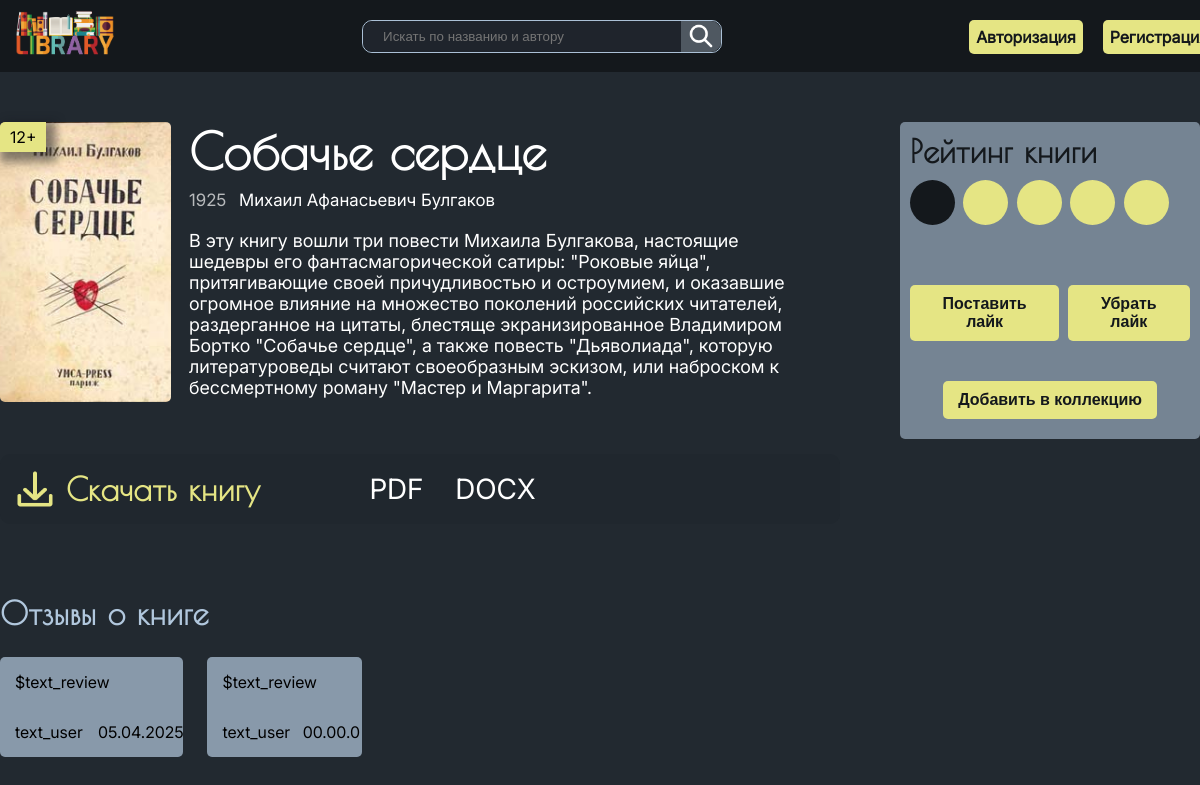
Screenshot of /book.php?bookID=1 with the database file from the repository.
### tables this page shows
CREATE TABLE `book` (
  `id_book` int NOT NULL,
  `book_name` varchar(64) NOT NULL,
  `book_img` varchar(255) NOT NULL,
  `book_year` int NOT NULL,
  `annotation` text NOT NULL,
  `num_pages` int NOT NULL,
  `age_restrictions` varchar(32) NOT NULL,
  `id_lang` int NOT NULL,
  `id_publ_office` int NOT NULL
);

CREATE TABLE `author` (
  `id_author` int NOT NULL,
  `author_name` varchar(32) NOT NULL,
  `author_last_name` varchar(32) NOT NULL,
  `author_patronymic` varchar(32) DEFAULT NULL
);

CREATE TABLE `book_format` (
  `id_format` int NOT NULL,
  `id_book` int NOT NULL,
  `book_file` varchar(255) NOT NULL
);

CREATE TABLE `format` (
  `id_format` int NOT NULL,
  `format_type` varchar(32) NOT NULL
);

CREATE TABLE `review` (
  `id_review` int NOT NULL,
  `text_review` text NOT NULL,
  `date_review` date NOT NULL,
  `id_book` int NOT NULL,
  `id_user` int NOT NULL,
  `status` varchar(8) NOT NULL DEFAULT 'new'
);

CREATE TABLE `user` (
  `id_user` int NOT NULL,
  `role` varchar(32) NOT NULL DEFAULT '0',
  `login` varchar(64) NOT NULL,
  `description` text NOT NULL,
  `email` varchar(64) NOT NULL,
  `password` varchar(64) NOT NULL,
  `avatar` varchar(64) DEFAULT NULL,
  `favourite_genre` varchar(64) DEFAULT NULL
);

### book.php (the view, shortened to what this page needs)
<?php
    include "php_scripts/php_link.php";
    $id_book = $_GET['bookID'];
    $sql_book = "SELECT * FROM book INNER JOIN genre_book ON book.id_book = genre_book.id_book
                INNER JOIN genre ON genre.id_genre = genre_book.id_genre
                INNER JOIN author_book ON author_book.id_book = book.id_book
                INNER JOIN author ON author.id_author = author_book.id_author WHERE book.id_book = $id_book";
    $q_book = mysqli_fetch_assoc(mysqli_query($link, $sql_book));
    $sql_review = "SELECT * , IF(LENGTH(DAY(`date_review`)) < 2, CONCAT('0', DAY(`date_review`) ), DAY(`date_review`) ) AS day ,
                    IF(LENGTH(MONTH(`date_review`)) < 2, CONCAT('0', MONTH(`date_review`)), MONTH(`date_review`)) AS month,
                    YEAR(`date_review`) AS year
                    FROM `review`
                    INNER JOIN `user` ON review.id_user = user.id_user
                    WHERE `id_book` = '$id_book' AND `status` = 'accepted';";
    $q_review = mysqli_query($link, $sql_review);
    $q_review_res = mysqli_fetch_all($q_review, MYSQLI_ASSOC);
    $sql_download = "SELECT * FROM book_format INNER JOIN format ON format.id_format = book_format.id_format WHERE id_book = '$id_book'";
    $q_download = mysqli_fetch_all( mysqli_query($link, $sql_download), MYSQLI_ASSOC);
?>
<!DOCTYPE html>
<html lang="ru">
<head>
    <link rel="stylesheet" href="css/style.css">
    <link rel="stylesheet" href="css/modal.css">
</head>
<body>
        <?php
            include("templates/_header.php")
        ?>
      <main class="main">
        <div class="cont">
            <div class="top_section">
                <div class="head-book">
                    <div class="book-cover preview-book" style="background-image: url('<?=$q_book['book_img']?>'); background-position: center; background-size: cover;">
                        <div class="age_restriction"><?=$q_book['age_restrictions']?></div>
                    </div>
                    <div class="book-info">
                        <h1 class="book_name"><?=$q_book['book_name']?></h1>
                        <div class="author_year">
                            <p class="year-public"><?=$q_book['book_year']?></p>
                            <p class="book_author"><?=$q_book['author_name']?> <?=$q_book['author_patronymic']?> <?=$q_book['author_last_name']?></p>
                        </div>
                        <div class="book-desc-block">
                            <div class="annotation">
                                <p><?=$q_book['annotation']?></p>
                            </div>
                        </div>
                    </div>
                </div>
                <div class="like-rating-block">
                    <div class="rating-block">
                        <h3 class="rating-block__title">Рейтинг книги</h3>
                        <div class="rating-stars">
                            <span class="rating-stars__span rating-stars__span_active"></span>
                            <span class="rating-stars__span"></span>
                            <span class="rating-stars__span"></span>
                            <span class="rating-stars__span"></span>
                            <span class="rating-stars__span"></span>
                        </div>
                    </div>
                    <div class="like-block">
                        <button type="button" class="btn like-block__btn_add">Поставить лайк</button>
                        <button type="button" class="btn like-block__btn_remove">Убрать лайк</button>
                    </div>
                    <div class="collection">
                        <button type="button" class="btn like-block__btn_add">Добавить в коллекцию</button>
                    </div>
                </div>
            </div>
            <div class="download-cont">
                <div class="download-wrap">
                    <div class="head-download">
                        <img src="media/img/download.png" alt="download" class="download__img">
                        <h2>Скачать книгу</h2>
                    </div>
                    <div class="download">
                        <?php
                            foreach ($q_download as $download){
                                $path =  'media/uploads/book_file/' . $download['book_file'];
                                echo '<a class="download__link"  href="'.$path.'" download>'.$download["format_type"].'</a>';
                            }
                        ?>
                    </div>
                </div>
            </div>
            <div class="reviews">
                <h2>Отзывы о книге</h2>
                <div class="review-wrap">
                    <?php
                        if (mysqli_num_rows($q_review) > 0){
                            foreach ($q_review_res as $review){
                                include "templates/_review_card.php";
                            }
                        } else {
                            echo '<p class="no_reviews">Отзывов не найдено<p>';
                        }
                    ?>
                </div>
            </div>
        </div>
      </main>
</body>
</html>

### templates/_review_card.php
<?php
    $review_date = $review['day'] . '.' . $review['month'] . '.' . $review['year'];
?>
<div class="review-card">
    <p><?=$review['text_review']?></p>
    <div class="bottom-review">
        <div class="author">
            <p><?=$review['login']?></p>
        </div>
        <div class="date-review">
            <p><?=$review_date?></p>
        </div>
    </div>
</div>

### css/style.css (style rules this page uses)
:root { --head_color: #b1c7dd; --font_head_size: 32px; --font_head_family: "PoiretOne", serif; }
* { margin: 0; padding: 0; box-sizing: border-box; }
a { text-decoration: none; color: #ffff; }
button, input { outline: none; }
body { background-color: #222930; font-family: "Inter", serif; }
.cont { width: 1200px; margin: 0 auto; display: flex; align-items: center; justify-content: space-between; }
.main { padding-top: 50px; padding-bottom: 110px; }
.main .cont { flex-direction: column; }
h2, h3 { width: 100%; text-align: start; color: var(--head_color); font-size: var(--font_head_size); margin-bottom: 25px; font-family: var(--font_head_family), serif; }
.head-book { display: flex; align-items: start; gap: 2%; width: 75%; }
.book-cover { position: relative; width: 19%; height: 280px; background-color: #abc0d6; border-radius: 5px; cursor: pointer; }
.age_restriction { position: absolute; top: 0; left: 0; border-top-left-radius: 5px; background-color: rgb(229, 229, 132); padding: 5px 10px; box-shadow: 5px 5px 10px 5px #14181c81; }
.book_name { width: 100%; font-size: 50px; color: white; font-family: "PoiretOne", serif; margin-bottom: 5px; }
.author_year { display: flex; gap: 2%; margin-top: 10px; font-size: 17px; align-items: center; color: #ffffff; }
.year-public { color: rgba(255, 255, 255, 0.677); }
.book-info { width: 70%; }
.annotation p { margin-top: 20px; color: white; font-size: 18px; }
.like-rating-block { display: flex; flex-direction: column; align-items: flex-start; background-color: #8899aad0; border-radius: 5px; width: 25%; padding: 10px; }
.like-block { display: flex; align-items: center; justify-content: center; gap: 3%; width: 100%; }
.rating-stars { display: flex; align-items: center; justify-content: start; gap: 3%; width: 100%; }
.rating-block__title { margin-bottom: 10px; color: #14181c; }
.rating-block { width: 100%; display: flex; flex-direction: column; align-items: flex-start; margin-bottom: 50px; }
.rating-stars__span { width: 45px; height: 45px; display: inline-block; border-radius: 50%; background-color: rgb(229, 229, 132); }
.rating-stars__span_active { background-color: #14181c; }
.collection { width: 100%; display: flex; align-items: center; justify-content: center; margin-top: 20px; }
.download-cont { display: flex; width: 100%; justify-content: start; margin-top: 15px ; }
.download-wrap { padding: 15px; display: flex; align-items: center; text-align: start; width: 70%; gap: 10%; border-radius: 10px; background-color: rgba(30, 36, 43, 0.42); }
.download-wrap h2 { margin-bottom: 0; text-align: start; color: rgb(229, 229, 132); }
.download { display: flex; justify-content: start; width: 100%; gap: 7%; }
.download__img { width: 40px; }
.head-download { width: 60%; display: flex; align-items: center; gap: 4%; }
.download__link { position: relative; font-size: 28px; cursor: pointer; transition: 0.5s; }
.download__link::after { content: ''; position: absolute; display: inline-block; bottom: -3px; left: 0; width: 0; height: 2px; background-color: rgb(229, 229, 132); transition: 0.5s; }
.reviews { margin-top: 70px; width: 100%; }
.review-wrap { margin-top: 15px; display: flex; gap: 2%; }
.review-card { display: flex; flex-direction: column; justify-content: space-between; background-color: #8899aa; padding: 15px; border-radius: 5px; }
.bottom-review { margin-top: 30px; display: flex; align-items: center; justify-content: space-between; gap: 10%; }
.top_section { display: flex; }

### css/modal.css (style rules this page uses)
* { margin: 0; padding: 0; box-sizing: border-box; }

### rows the page displays
book: book_img (picture), age_restrictions "12+", book_name "Собачье сердце", book_year "1925", author.author_name "Михаил", author.author_patronymic "Афанасьевич", author.author_last_name "Булгаков", annotation "В эту книгу вошли три повести Михаила Булгакова, настоящие шедевры его фантасмагорической сатиры: \"Роковые яйца\", притягивающие своей причудливостью и остроумием, и оказавшие огромное влияние на множество поколений российских читателей, раздерганное на цитаты, блестяще экранизированное Владимиром Бортко \"Собачье сердце\", а также повесть \"Дьяволиада\", которую литературоведы считают своеобразным эскизом, или наброском к бессмертному роману \"Мастер и Маргарита\"."
book_format: id_format.format_type "PDF"
book_format: id_format.format_type "DOCX"
review: text_review "$text_review", id_user.login "text_user", review_date "05.04.2025"
review: text_review "$text_review", id_user.login "text_user", review_date "00.00.0"
